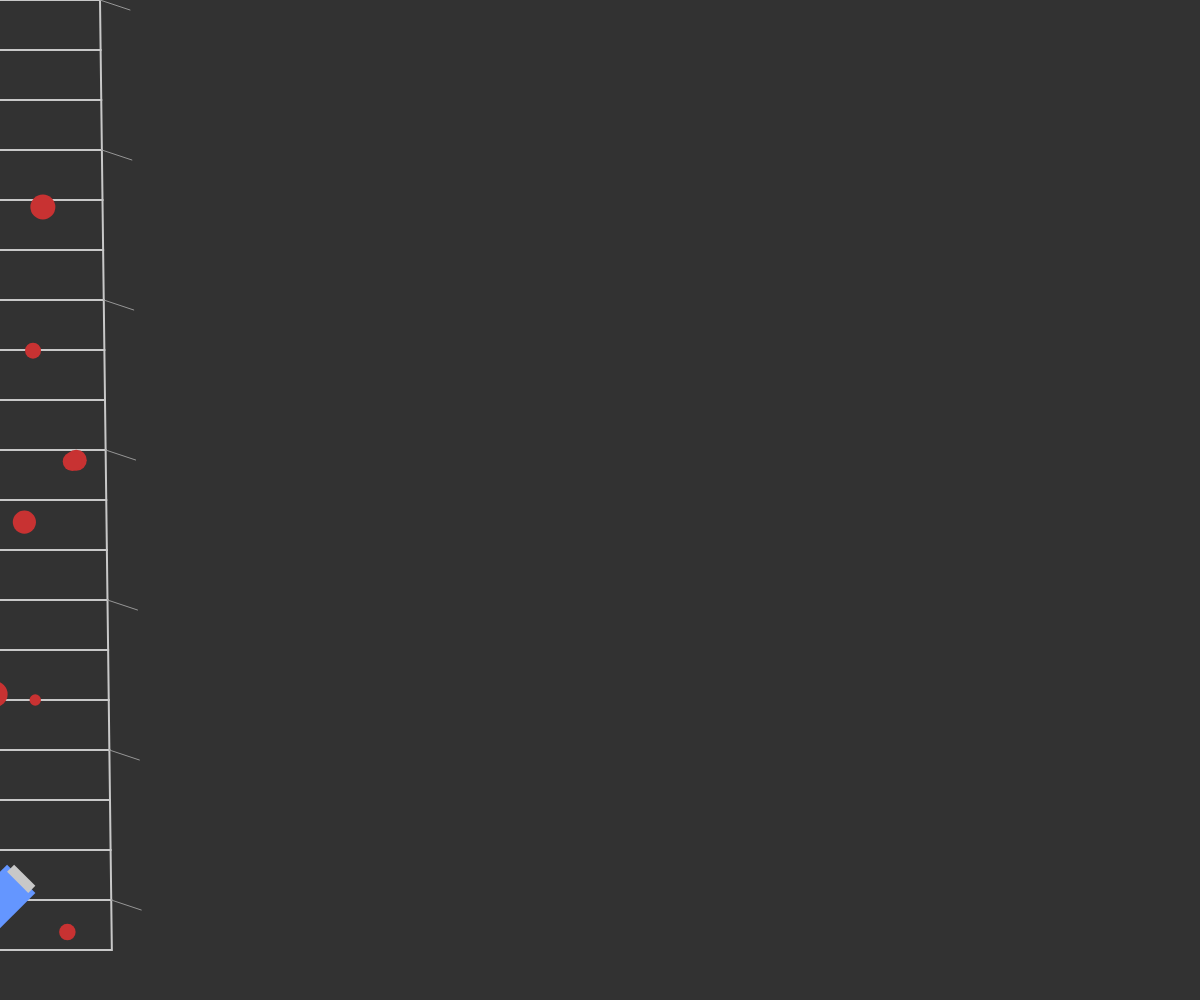
Frame 1 (no input)
Frame 60 (no input): identical to frame 1, image omitted
Frame 120 (the mouse pressed at the canvas centre since frame 60): identical to frame 1, image omitted

The p5.js sketch that drew this single still picture (run headless with seeded random() and noise() and a simulated clock; from frame 60 on, the mouse is pressed at the canvas centre):

// p5.js sketch
// ── sketch.js
let roadWidth = 200;
let roadLength = 1000;
let segmentLength = 50;
let segments = [];
let vehicleX = 0;
let vehicleY = 0;
let vehicleSpeed = 2;
let steering = 0;
let brake = false;
let obstacles = [];
let roadCurve = 0.005;

function setup() {
  createCanvas(windowWidth, windowHeight);
  // Initialize road segments
  for (let i = 0; i < roadLength / segmentLength; i++) {
    segments.push({
      y: i * segmentLength,
      curve: sin(i * roadCurve) * 100,
      width: roadWidth + sin(i * roadCurve) * 50
    });
  }
  vehicleY = height - 100;
  // Initialize obstacles
  for (let i = 0; i < 20; i++) {
    obstacles.push({
      x: random(-roadWidth/2, roadWidth/2),
      y: random(0, roadLength),
      size: random(10, 30)
    });
  }
}

function draw() {
  background(50);
  
  // Update vehicle
  if (keyIsPressed) {
    if (keyCode === LEFT_ARROW) steering = -0.02;
    else if (keyCode === RIGHT_ARROW) steering = 0.02;
    else if (keyCode === UP_ARROW) vehicleSpeed += 0.1;
    else if (keyCode === DOWN_ARROW) brake = true;
    else steering = 0;
  } else {
    steering = 0;
    brake = false;
    if (vehicleSpeed > 0) vehicleSpeed -= 0.05;
  }
  
  // Apply braking
  if (brake) {
    vehicleSpeed *= 0.8;
  }
  
  // Update vehicle position
  vehicleX += steering * vehicleSpeed * 10;
  
  // Keep vehicle on road
  if (vehicleX < -roadWidth/2) vehicleX = -roadWidth/2;
  if (vehicleX > roadWidth/2) vehicleX = roadWidth/2;
  
  // Draw road
  stroke(200);
  strokeWeight(2);
  noFill();
  
  let lastCurve = 0;
  let lastWidth = roadWidth;
  
  for (let i = 0; i < segments.length; i++) {
    let seg = segments[i];
    let curve = seg.curve;
    let width = seg.width;
    
    // Draw road segment
    beginShape();
    vertex(-lastWidth/2 + lastCurve, seg.y - segmentLength);
    vertex(lastWidth/2 + lastCurve, seg.y - segmentLength);
    vertex(width/2 + curve, seg.y);
    vertex(-width/2 + curve, seg.y);
    endShape(CLOSE);
    
    lastCurve = curve;
    lastWidth = width;
  }
  
  // Draw side roads
  stroke(150);
  strokeWeight(1);
  for (let i = 0; i < segments.length; i += 3) {
    let seg = segments[i];
    let curve = seg.curve;
    let width = seg.width;
    
    // Left side road
    line(-width/2 + curve, seg.y, -width/2 + curve - 30, seg.y + 10);
    // Right side road
    line(width/2 + curve, seg.y, width/2 + curve + 30, seg.y + 10);
  }
  
  // Draw obstacles
  fill(200, 50, 50);
  noStroke();
  for (let obs of obstacles) {
    ellipse(obs.x, obs.y, obs.size, obs.size);
  }
  
  // Draw vehicle
  push();
  translate(vehicleX, vehicleY);
  rotate(PI/4);
  fill(100, 150, 255);
  rect(-20, -30, 40, 60);
  fill(200);
  rect(-15, -35, 30, 10);
  pop();
}

function windowResized() {
  resizeCanvas(windowWidth, windowHeight);
}
